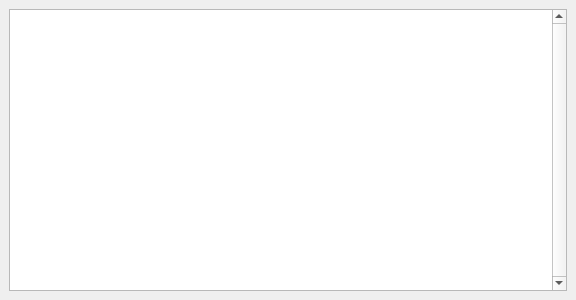
<?xml version="1.0" encoding="UTF-8"?>
<ui version="4.0">
 <class>DockWidgetLogOutput</class>
 <widget class="QDockWidget" name="DockWidgetLogOutput">
  <property name="geometry">
   <rect>
    <x>0</x>
    <y>0</y>
    <width>576</width>
    <height>300</height>
   </rect>
  </property>
  <property name="allowedAreas">
   <set>Qt::BottomDockWidgetArea|Qt::TopDockWidgetArea</set>
  </property>
  <property name="windowTitle">
   <string>Status Messages</string>
  </property>
  <widget class="QWidget" name="dockWidgetContents">
   <layout class="QGridLayout" name="gridLayout">
    <item row="0" column="0">
     <widget class="QPlainTextEdit" name="plain_text_edit_logging">
      <property name="verticalScrollBarPolicy">
       <enum>Qt::ScrollBarAlwaysOn</enum>
      </property>
      <property name="undoRedoEnabled">
       <bool>false</bool>
      </property>
      <property name="lineWrapMode">
       <enum>QPlainTextEdit::NoWrap</enum>
      </property>
      <property name="readOnly">
       <bool>true</bool>
      </property>
     </widget>
    </item>
   </layout>
  </widget>
 </widget>
 <resources/>
 <connections/>
</ui>
